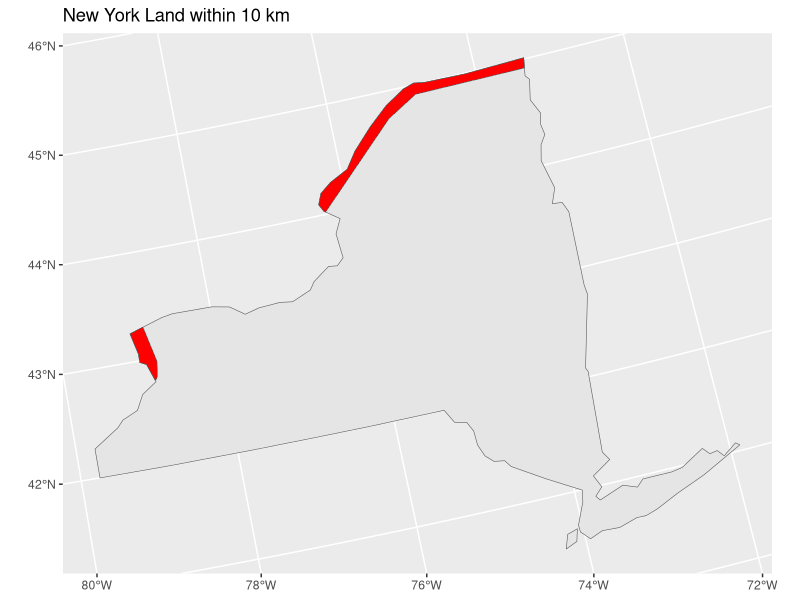

R code for this plot:
library(spData)
library(sf)
library(tidyverse)
library(units) 

data(world) 
data(us_states)
# plot(world[1])
# plot(us_states[1])

# step 1: world
albers="+proj=aea +lat_1=29.5 +lat_2=45.5 +lat_0=37.5 +lon_0=-96 +x_0=0 +y_0=0 +ellps=GRS80 +datum=NAD83 +units=m +no_defs"
canada <- world %>%
  st_transform(albers)%>%
  filter(name_long == "Canada") %>%
  st_buffer(dist = 10000)

#step 2: us
NY <- us_states %>%
  st_transform(albers)%>%
  filter(NAME == "New York")

#step 3:border
border <- st_intersection(canada, NY)

ggplot()+
  geom_sf(data = NY)+
  geom_sf(data = border, fill = "red")+
  ggtitle("New York Land within 10 km")

AREA <- st_area(border)  %>% set_units(km^2)
AREA
